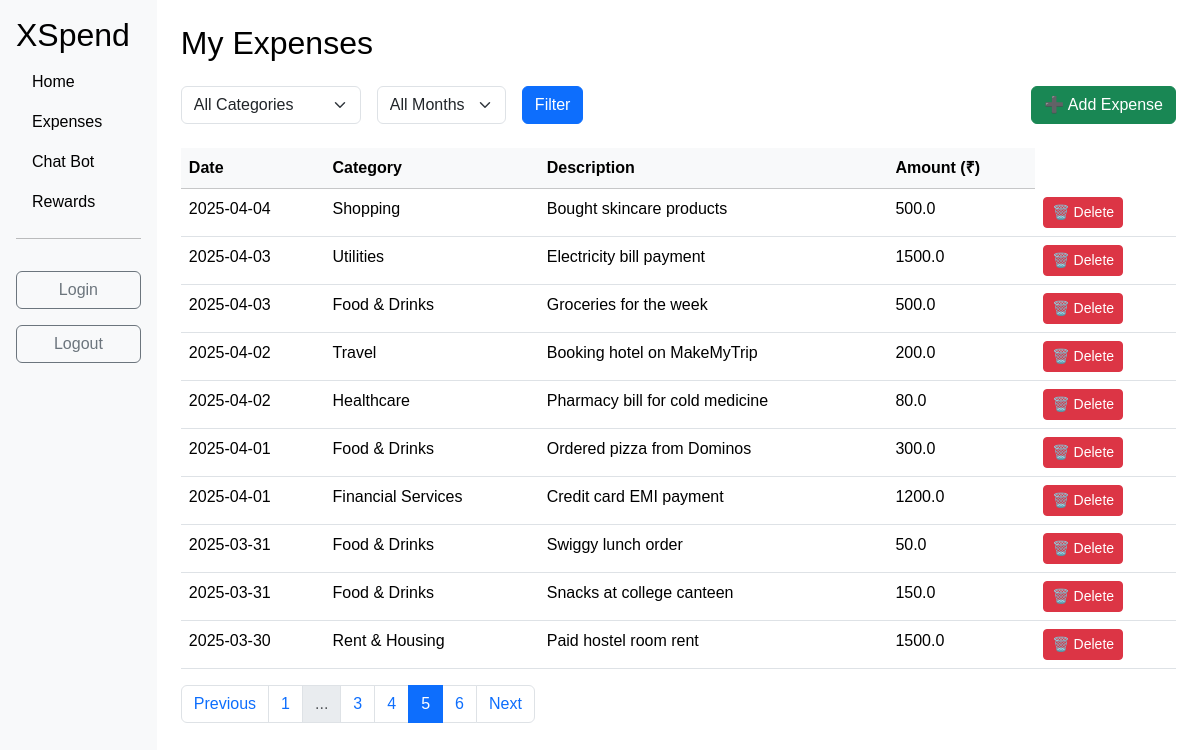
/expenses?page=5&category=All&month=All (signed in), run on the app's committed database.
### app.py (models this page shows)
class Expenses(db.Model):
    id: Mapped[int] = mapped_column(primary_key=True, nullable=False)
    amount: Mapped[float] = mapped_column(nullable=False)
    date: Mapped[str] = mapped_column(nullable=False)
    description: Mapped[str] = mapped_column(nullable=True)
    category: Mapped[str] = mapped_column(nullable=False)
    transaction_type: Mapped[str] = mapped_column(nullable=False)

### app.py (the view)
@app.route('/expenses', methods=['GET', 'POST'])
def expenses():
    form = FilterForm()
    unique_categories = db.session.query(Expenses.category).distinct().all()
    category_list = [cat[0] for cat in unique_categories]
    month_list = ['January', 'February', 'March', 'April', 'May', 'June',
                  'July', 'August', 'September', 'October', 'November', 'December']
    form.category.choices = [('All', 'All Categories')] + [(cat, cat) for cat in category_list]
    form.month.choices = [('All', 'All Months')] + [(month, month) for month in month_list]
    selected_category = request.args.get('category', 'All')
    selected_month = request.args.get('month', 'All')
    page = request.args.get('page', 1, type=int)
    query = Expenses.query.filter_by(transaction_type='Expense')
    if selected_category != 'All':
        query = query.filter(Expenses.category == selected_category)
    if selected_month != 'All':
        query = query.filter(func.strftime('%m', Expenses.date) == str(month_list.index(selected_month)+1).zfill(2))
    expenses_paginated = query.order_by(Expenses.date.desc()).paginate(page=page, per_page=10)
    return render_template('expenses.html', form=form, expenses=expenses_paginated, selected_category=selected_category, selected_month=selected_month, logged_in=current_user.is_authenticated)

### app.py
class FilterForm(FlaskForm):
    category = SelectField('Category', choices=[], validators=[Optional()])
    month = SelectField('Month', choices=[], validators=[Optional()])
    submit = SubmitField('Filter')

### app.py (called while the page is built)
@login_manager.user_loader
def load_user(user_id):
    return db.get_or_404(User, user_id)

### templates/expenses.html (shortened to what this page needs)
{% extends "base.html" %}
{% block content %}
{% if logged_in %}
<h2 class="mb-4">My Expenses</h2>
<form method="get" action="{{ url_for('expenses') }}" class="d-flex gap-3 mb-4 align-items-end flex-wrap">
    <div>{{ form.category(class="form-select") }}</div>
    <div>{{ form.month(class="form-select") }}</div>
    <div>{{ form.submit(class="btn btn-primary") }}</div>
    <div class="ms-auto">
        <a href="{{ url_for('add') }}" class="btn btn-success">➕ Add Expense</a>
    </div>
</form>
<table class="table table-hover">
    <thead class="table-light">
        <tr>
            <th>Date</th>
            <th>Category</th>
            <th>Description</th>
            <th>Amount (₹)</th>
        </tr>
    </thead>
    <tbody>
        {% for expense in expenses.items %}
        <tr>
            <td>{{ expense.date }}</td>
            <td>{{ expense.category }}</td>
            <td>{{ expense.description or '-' }}</td>
            <td>{{ expense.amount }}</td>
            <td>
                <a href="{{ url_for('delete', id=expense.id) }}"
                   class="btn btn-danger btn-sm"
                   onclick="return confirm('Are you sure you want to delete this expense?');">
                   🗑️ Delete
                </a>
            </td>
        </tr>
        {% endfor %}
    </tbody>
</table>
<nav aria-label="Expenses Pagination">
  <ul class="pagination">
    {% if expenses.has_prev %}
      <li class="page-item">
        <a class="page-link" href="{{ url_for('expenses', page=expenses.prev_num, category=selected_category, month=selected_month) }}">Previous</a>
      </li>
    {% else %}
      <li class="page-item disabled">
        <span class="page-link">Previous</span>
      </li>
    {% endif %}
    {% for page_num in expenses.iter_pages(left_edge=1, right_edge=1, left_current=2, right_current=2) %}
      {% if page_num %}
        {% if page_num == expenses.page %}
          <li class="page-item active"><span class="page-link">{{ page_num }}</span></li>
        {% else %}
          <li class="page-item"><a class="page-link" href="{{ url_for('expenses', page=page_num, category=selected_category, month=selected_month) }}">{{ page_num }}</a></li>
        {% endif %}
      {% else %}
        <li class="page-item disabled"><span class="page-link">...</span></li>
      {% endif %}
    {% endfor %}
    {% if expenses.has_next %}
      <li class="page-item">
        <a class="page-link" href="{{ url_for('expenses', page=expenses.next_num, category=selected_category, month=selected_month) }}">Next</a>
      </li>
    {% else %}
      <li class="page-item disabled">
        <span class="page-link">Next</span>
      </li>
    {% endif %}
  </ul>
</nav>
        {% endif %}
{% endblock %}

### static/css/style.css (style rules this page uses)
body { --bg-color: #ffffff; --text-color: #000000; --sidebar-bg: #f8f9fa; --sidebar-link: #000000; --sidebar-link-hover: #0056b3; --content-bg: #ffffff; background-color: var(--bg-color); color: var(--text-color); font-family: 'Arial', sans-serif; margin: 0; padding: 0; }

### data on the page
Expenses: date "2025-04-04", category "Shopping", description "Bought skincare products", amount "500.0"
Expenses: date "2025-04-03", category "Utilities", description "Electricity bill payment", amount "1500.0"
Expenses: date "2025-04-03", category "Food & Drinks", description "Groceries for the week", amount "500.0"
Expenses: date "2025-04-02", category "Travel", description "Booking hotel on MakeMyTrip", amount "200.0"
Expenses: date "2025-04-02", category "Healthcare", description "Pharmacy bill for cold medicine", amount "80.0"
Expenses: date "2025-04-01", category "Food & Drinks", description "Ordered pizza from Dominos", amount "300.0"
Expenses: date "2025-04-01", category "Financial Services", description "Credit card EMI payment", amount "1200.0"
Expenses: date "2025-03-31", category "Food & Drinks", description "Swiggy lunch order", amount "50.0"
Expenses: date "2025-03-31", category "Food & Drinks", description "Snacks at college canteen", amount "150.0"
Expenses: date "2025-03-30", category "Rent & Housing", description "Paid hostel room rent", amount "1500.0"

### other printed values
{{ page_num }} "1" "3" "4" "6"
{{ page_num }} "5"
